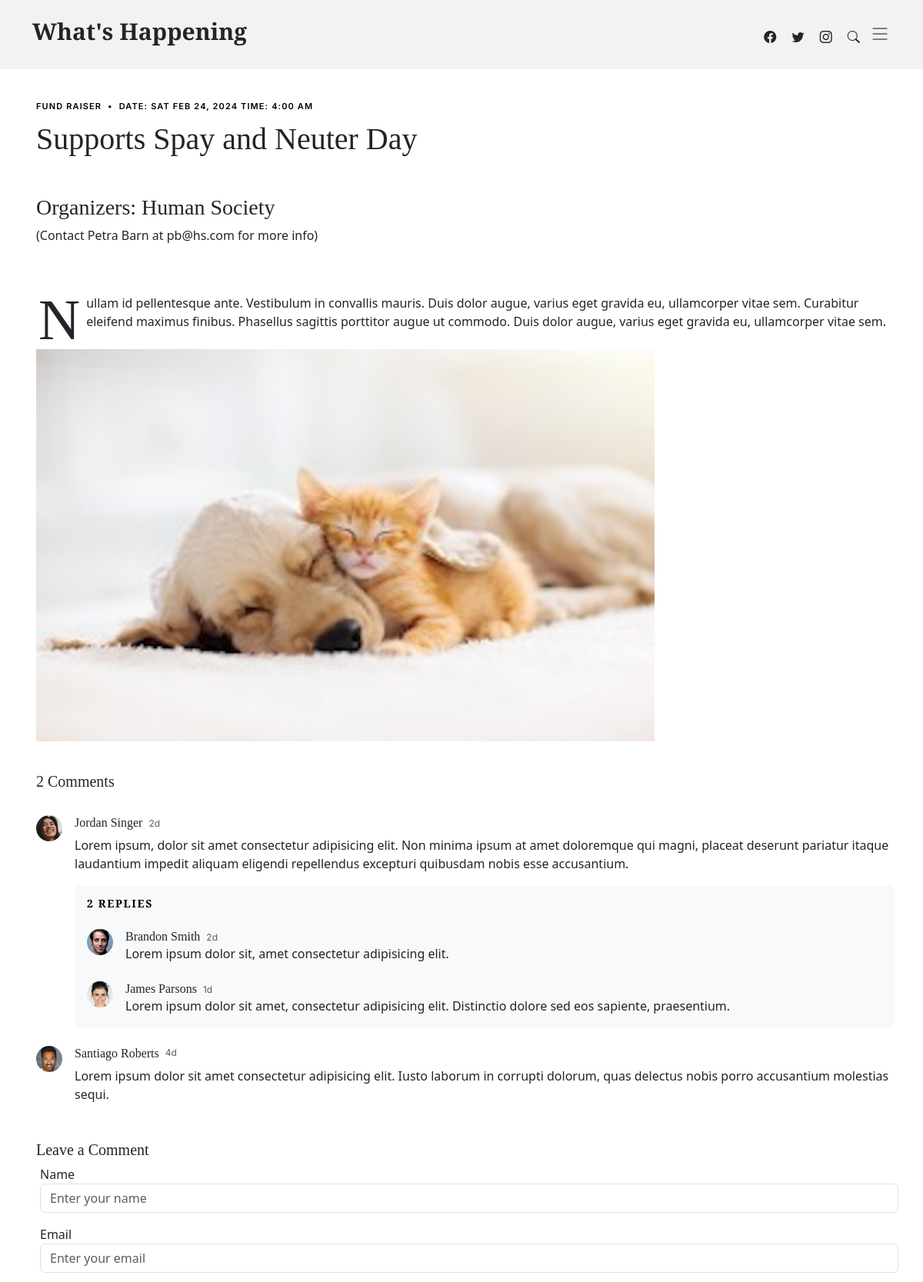
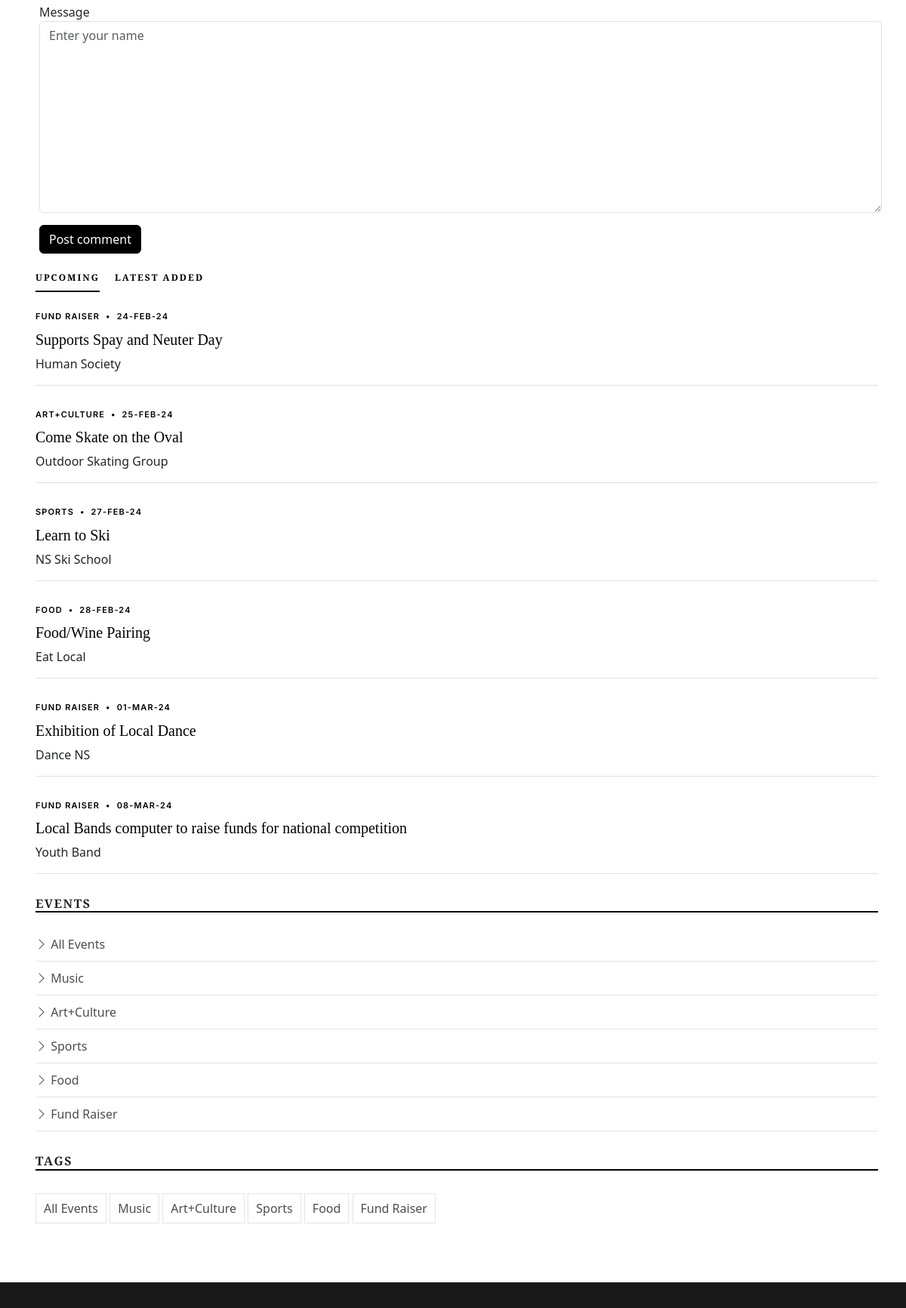
Screenshot of /single-post.php?type=15 (upper part) with the database file from the repository (2 pictures, top to bottom).
### tables this page shows
CREATE TABLE `Events` (
  `EventID` int(11) NOT NULL,
  `EventTypeID` int(11) NOT NULL,
  `GroupID` int(11) NOT NULL,
  `EventDate` timestamp NOT NULL DEFAULT CURRENT_TIMESTAMP,
  `SubmitDate` timestamp NOT NULL DEFAULT CURRENT_TIMESTAMP,
  `EventTitle` varchar(100) NOT NULL,
  `EventImage` varchar(50) NOT NULL,
  `EventDesc` text NOT NULL
);

CREATE TABLE `EventTypes` (
  `EventTypeID` int(11) NOT NULL,
  `TypeName` varchar(100) NOT NULL
);

CREATE TABLE `Groups` (
  `GroupID` int(11) NOT NULL,
  `GroupName` varchar(100) NOT NULL,
  `GroupImage` varchar(50) NOT NULL,
  `GroupType` varchar(100) NOT NULL,
  `GroupDesc` text NOT NULL,
  `ContactName` varchar(255) NOT NULL,
  `ContactEmail` varchar(255) NOT NULL
);

### single-post.php (the view, shortened to what this page needs)
<!DOCTYPE html>
<html lang="en">
<head>
  <link href="assets/vendor/bootstrap/css/bootstrap.min.css" rel="stylesheet">
  <link href="assets/vendor/bootstrap-icons/bootstrap-icons.css" rel="stylesheet">
  <link href="assets/vendor/swiper/swiper-bundle.min.css" rel="stylesheet">
  <link href="assets/vendor/glightbox/css/glightbox.min.css" rel="stylesheet">
  <link href="assets/vendor/aos/aos.css" rel="stylesheet">
  <link href="assets/css/variables.css" rel="stylesheet">
  <link href="assets/css/main.css" rel="stylesheet">
</head>
<body>
   <header id="header" class="header d-flex align-items-center fixed-top">
    <div class="container-fluid container-xl d-flex align-items-center justify-content-between">
      <a href="index.php" class="logo d-flex align-items-center">
        <h1>What's Happening</h1>
      </a>
      <div class="position-relative">
        <a href="#" class="mx-2"><span class="bi-facebook"></span></a>
        <a href="#" class="mx-2"><span class="bi-twitter"></span></a>
        <a href="#" class="mx-2"><span class="bi-instagram"></span></a>
        <a href="#" class="mx-2 js-search-open"><span class="bi-search"></span></a>
        <i class="bi bi-list mobile-nav-toggle"></i>
      </div>
    </div>
  </header>
  <main id="main">
    <section class="single-post-content">
      <div class="container">
        <div class="row">
          <div class="col-md-9 post-content" data-aos="fade-up">
            <?php
              include 'serverlogin.php';
              $conn = new mysqli($db_hostname, $db_username, $db_password, $db_database);
              if(isset($_GET['type'])) {
                  $eventID = $_GET['type'];
                  $sql = "SELECT Events.EventID, Events.EventTypeID, Events.GroupID, Events.EventDate, Events.EventTitle, Events.EventImage, Events.EventDesc, EventTypes.TypeName, Groups.GroupName, Groups.ContactName, Groups.ContactEmail
                          FROM Events
                          INNER JOIN EventTypes ON Events.EventTypeID = EventTypes.EventTypeID
                          INNER JOIN whats_happening.Groups ON Events.GroupID = whats_happening.Groups.GroupID
                          WHERE Events.EventID = $eventID";
                  $result = $conn->query($sql);
                  if ($result->num_rows > 0) {
                    while($row = $result->fetch_assoc()){
                      $string1=substr($row["EventDesc"],0,1);
                      $string2=substr($row["EventDesc"],1,strlen($row["EventDesc"]));
                      $eventDateTime = date_create($row["EventDate"]);
                      $formattedDate = date_format($eventDateTime, "D M j, Y");
                      $formattedTime = date_format($eventDateTime, "g:i A");
                      echo <<<DIVBLOCK
                          <div class="single-post">
                          <div class="post-meta"><span class="date">{$row["TypeName"]}</span> <span class="mx-1">&bullet;</span> <span>DATE: $formattedDate TIME: $formattedTime</span></div>
                          <h1 class="mb-5">{$row["EventTitle"]}</h1>
                          <p><h3>Organizers: {$row["GroupName"]}</h3>
                          <h3></h3>(Contact {$row["ContactName"]} at {$row["ContactEmail"]} for more info)</p><br><br>
                          <p><span class="firstcharacter">{$string1}</span>{$string2} <br><br>
                          <img src={$row["EventImage"]} height="510" width=""1992.450 alt="" class="me-4 thumbnail"></p>
                          </div>
                      DIVBLOCK;
                    }
                  }
                }
            ?>
            <div class="comments">
              <h5 class="comment-title py-4">2 Comments</h5>
              <div class="comment d-flex mb-4">
                <div class="flex-shrink-0">
                  <div class="avatar avatar-sm rounded-circle">
                    <img class="avatar-img" src="assets/img/person-5.jpg" alt="" class="img-fluid">
                  </div>
                </div>
                <div class="flex-grow-1 ms-2 ms-sm-3">
                  <div class="comment-meta d-flex align-items-baseline">
                    <h6 class="me-2">Jordan Singer</h6>
                    <span class="text-muted">2d</span>
                  </div>
                  <div class="comment-body">
                    Lorem ipsum, dolor sit amet consectetur adipisicing elit. Non minima ipsum at amet doloremque qui magni, placeat deserunt pariatur itaque laudantium impedit aliquam eligendi repellendus excepturi quibusdam nobis esse accusantium.
                  </div>
                  <div class="comment-replies bg-light p-3 mt-3 rounded">
                    <h6 class="comment-replies-title mb-4 text-muted text-uppercase">2 replies</h6>
                    <div class="reply d-flex mb-4">
                      <div class="flex-shrink-0">
                        <div class="avatar avatar-sm rounded-circle">
                          <img class="avatar-img" src="assets/img/person-4.jpg" alt="" class="img-fluid">
                        </div>
                      </div>
                      <div class="flex-grow-1 ms-2 ms-sm-3">
                        <div class="reply-meta d-flex align-items-baseline">
                          <h6 class="mb-0 me-2">Brandon Smith</h6>
                          <span class="text-muted">2d</span>
                        </div>
                        <div class="reply-body">
                          Lorem ipsum dolor sit, amet consectetur adipisicing elit.
                        </div>
                      </div>
                    </div>
                    <div class="reply d-flex">
                      <div class="flex-shrink-0">
                        <div class="avatar avatar-sm rounded-circle">
                          <img class="avatar-img" src="assets/img/person-3.jpg" alt="" class="img-fluid">
                        </div>
                      </div>
                      <div class="flex-grow-1 ms-2 ms-sm-3">
                        <div class="reply-meta d-flex align-items-baseline">
                          <h6 class="mb-0 me-2">James Parsons</h6>
                          <span class="text-muted">1d</span>
                        </div>
                        <div class="reply-body">
                          Lorem ipsum dolor sit amet, consectetur adipisicing elit. Distinctio dolore sed eos sapiente, praesentium.
                        </div>
                      </div>
                    </div>
                  </div>
                </div>
              </div>
              <div class="comment d-flex">
                <div class="flex-shrink-0">
                  <div class="avatar avatar-sm rounded-circle">
                    <img class="avatar-img" src="assets/img/person-2.jpg" alt="" class="img-fluid">
                  </div>
                </div>
                <div class="flex-shrink-1 ms-2 ms-sm-3">
                  <div class="comment-meta d-flex">
                    <h6 class="me-2">Santiago Roberts</h6>
                    <span class="text-muted">4d</span>
                  </div>
                  <div class="comment-body">
                    Lorem ipsum dolor sit amet consectetur adipisicing elit. Iusto laborum in corrupti dolorum, quas delectus nobis porro accusantium molestias sequi.
                  </div>
                </div>
              </div>
            </div>
            <div class="row justify-content-center mt-5">
              <div class="col-lg-12">
                <h5 class="comment-title">Leave a Comment</h5>
                <div class="row">
                  <div class="col-lg-6 mb-3">
                    <label for="comment-name">Name</label>
                    <input type="text" class="form-control" id="comment-name" placeholder="Enter your name">
                  </div>
                  <div class="col-lg-6 mb-3">
                    <label for="comment-email">Email</label>
                    <input type="text" class="form-control" id="comment-email" placeholder="Enter your email">
                  </div>
                  <div class="col-12 mb-3">
                    <label for="comment-message">Message</label>
                    <textarea class="form-control" id="comment-message" placeholder="Enter your name" cols="30" rows="10"></textarea>
                  </div>
                  <div class="col-12">
                    <input type="submit" class="btn btn-primary" value="Post comment">
                  </div>
                </div>
              </div>
            </div>
          </div>
          <div class="col-md-3">
            <div class="aside-block">
              <ul class="nav nav-pills custom-tab-nav mb-4" id="pills-tab" role="tablist">
                <li class="nav-item" role="presentation">
                  <button class="nav-link active" id="pills-popular-tab" data-bs-toggle="pill" data-bs-target="#pills-popular" type="button" role="tab" aria-controls="pills-popular" aria-selected="true">UPCOMING</button>
                </li>
                <li class="nav-item" role="presentation">
                  <button class="nav-link" id="pills-trending-tab" data-bs-toggle="pill" data-bs-target="#pills-trending" type="button" role="tab" aria-controls="pills-trending" aria-selected="false">LATEST ADDED</button>
                </li>
              </ul>
              <div class="tab-content" id="pills-tabContent">
                <?php
                  include 'serverlogin.php';
                $conn = new mysqli($db_hostname, $db_username, $db_password, $db_database);
                    $sql = "SELECT  Events.EventID, Events.EventDate, Events.EventTitle, EventTypes.TypeName, Groups.GroupName
                            FROM Events
                            INNER JOIN EventTypes ON Events.EventTypeID = EventTypes.EventTypeID
                            INNER JOIN whats_happening.Groups ON Events.GroupID = whats_happening.Groups.GroupID
                            ORDER BY EventDate ASC;";
                    $result = $conn->query($sql);
                    if ($result->num_rows > 0) {
                      echo "<div class=\"tab-pane fade show active\" id=\"pills-popular\" role=\"tabpanel\" aria-labelledby=\"pills-popular-tab\">";
                      while($row = $result->fetch_assoc()){
                        $eventDateTime = date_create($row["EventDate"]);
                        $formattedDate = date_format($eventDateTime, "d-M-y");
                        echo <<<DIVBLOCK
                          <div class="post-entry-1 border-bottom">
                            <div class="post-meta"><span class="date">{$row["TypeName"]}</span> <span class="mx-1">&bullet;</span> <span>{$formattedDate}</span></div>
                            <h2 class="mb-2"><a href="single-post.php?type={$row["EventID"]}">{$row["EventTitle"]}</a></h2>
                            <span class="author mb-3 d-block">{$row["GroupName"]}</span>
                          </div>
                        DIVBLOCK;
                      }
                      echo "</div>";
                    }
              ?>
            <div class="aside-block">
              <h3 class="aside-title">Events</h3>
              <ul class="aside-links list-unstyled">
                <li><a href="events.php"><i class="bi bi-chevron-right"></i> All Events</a></li>
                <li><a href="events.php"><i class="bi bi-chevron-right"></i> Music</a></li>
                <li><a href="events.php"><i class="bi bi-chevron-right"></i> Art+Culture</a></li>
                <li><a href="events.php"><i class="bi bi-chevron-right"></i> Sports</a></li>
                <li><a href="events.php"><i class="bi bi-chevron-right"></i> Food</a></li>
                <li><a href="events.php"><i class="bi bi-chevron-right"></i> Fund Raiser</a></li>
              </ul>
            </div>
            <div class="aside-block">
              <h3 class="aside-title">Tags</h3>
              <ul class="aside-tags list-unstyled">
              <li><a id="all" href="events.php?type=All">All Events</a></li>
              <li><a id="music" href="events.php?type=Music">Music</a></li>
              <li><a id="artCulture" href="events.php?type=Art">Art+Culture</a></li>
              <li><a id="sports" href="events.php?type=Sports">Sports</a></li>
              <li><a id="food" href="events.php?type=Food">Food</a></li>
              <li><a id="funds" href="events.php?type=Fund Raiser">Fund Raiser</a></li>
              </ul>
            </div>
          </div>
        </div>
      </div>
    </section>
  </main>
  <footer id="footer" class="footer">
    <div class="footer-content">
      <div class="container">
        <div class="row g-5">
        </div>
      </div>
    </div>
</body>
</html>

### assets/css/variables.css (style rules this page uses)
:root { --font-default: 'EB Garamond', system-ui, -apple-system, "Segoe UI", Roboto, "Helvetica Neue", Arial, "Noto Sans", "Liberation Sans", sans-serif, "Apple Color Emoji", "Segoe UI Emoji", "Segoe UI Symbol", "Noto Color Emoji"; --font-primary: 'EB Garamond', serif; --font-secondary: 'Inter', sans-serif; --color-default: #212529; --color-default-rgb: 33, 37, 41; --color-links: #212529; --color-links-hover: #15171a; --color-primary: #212529; --color-primary-light: #26282c; --color-primary-dark: #0b0c0e; --color-primary-rgb: 33, 37, 41; --color-primary-light-rgb: 38, 40, 44; --color-primary-dark-rgb: 11, 12, 14; --color-secondary: #596d80; --color-secondary-light: #8498aa; --color-secondary-dark: #404f5c; --color-secondary-rgb: 89, 109, 128; --color-secondary-light-rgb: 132, 152, 170; --color-secondary-dark-rgb: 64, 79, 92; --color-blue: #0d6efd; --color-blue-rgb: 13, 110, 253; --color-indigo: #6610f2; --color-indigo-rgb: 102, 16, 242; --color-purple: #6f42c1; --color-purple-rgb: 111, 66, 193; --color-pink: #f3268c; --color-pink-rgb: 243, 38, 140; --color-red: #df1529; --color-red-rgb: 223, 21, 4; --color-orange: #fd7e14; --color-orange-rgb: 253, 126, 20; --color-yellow: #ffc107; --color-yellow-rgb: 255, 193, 7; --color-green: #059652; --color-green-rgb: 5, 150, 82; --color-teal: #20c997; --color-teal-rgb: 32, 201, 151; --color-cyan: #0dcaf0; --color-cyan-rgb: 13, 202, 240; --color-white: #ffffff; --color-white-rgb: 255, 255, 255; --color-gray: #6c757d; --color-gray-rgb: 108, 117, 125; --color-black: #000000; --color-black-rgb: 0, 0, 0; }
:root { --bs-blue: var(--color-blue); --bs-indigo: var(--color-indigo); --bs-purple: var(--color-purple); --bs-pink: var(--color-pink); --bs-red: var(--color-red); --bs-orange: var(--color-orange); --bs-yellow: var(--color-yellow); --bs-green: var(--color-green); --bs-teal: var(--color-teal); --bs-cyan: var(--color-cyan); --bs-white: var(--color-white); --bs-gray: var(--color-gray); --bs-gray-dark: #343a40; --bs-gray-100: #f8f9fa; --bs-gray-200: #e9ecef; --bs-gray-300: #dee2e6; --bs-gray-400: #ced4da; --bs-gray-500: #adb5bd; --bs-gray-600: #6c757d; --bs-gray-700: #495057; --bs-gray-800: #343a40; --bs-gray-900: #212529; --bs-primary: var(--color-blue); --bs-secondary: var(--color-blue); --bs-success: #198754; --bs-info: #0dcaf0; --bs-warning: #ffc107; --bs-danger: #dc3545; --bs-light: #f8f9fa; --bs-dark: #212529; --bs-primary-rgb: var(--color-primary-rgb); --bs-secondary-rgb: var(--color-secondary-rgb); --bs-success-rgb: 25, 135, 84; --bs-info-rgb: 13, 202, 240; --bs-warning-rgb: 255, 193, 7; --bs-danger-rgb: 220, 53, 69; --bs-light-rgb: 248, 249, 250; --bs-dark-rgb: 33, 37, 41; --bs-white-rgb: var(--color-white-rgb); --bs-black-rgb: var(--color-black-rgb); --bs-body-color-rgb: var(--color-default-rgb); --bs-body-bg-rgb: 255, 255, 255; --bs-font-sans-serif: var(--font-default); --bs-font-monospace: SFMono-Regular, Menlo, Monaco, Consolas, "Liberation Mono", "Courier New", monospace; --bs-gradient: linear-gradient(180deg, rgba(255, 255, 255, 0.15), rgba(255, 255, 255, 0)); --bs-body-font-family: var(--font-default); --bs-body-font-size: 1rem; --bs-body-font-weight: 400; --bs-body-line-height: 1.5; --bs-body-color: var(--color-default); --bs-body-bg: #fff; }

### rows the page displays
events: EventTypeID.TypeName "FUND RAISER", EventDate "SAT FEB 24, 2024", EventDate "4:00 AM", EventTitle "Supports Spay and Neuter Day", GroupID.GroupName "Human Society", GroupID.ContactName "Petra Barn", GroupID.ContactEmail "pb@hs.com", EventDesc "N", EventDesc "ullam id pellentesque ante. Vestibulum in convallis mauris. Duis dolor augue, varius eget gravida eu, ullamcorper vitae sem. Curabitur eleifend maximus finibus. Phasellus sagittis porttitor augue ut commodo. Duis dolor augue, varius eget gravida eu, ullamcorper vitae sem.", EventImage (picture), EventDate "24-FEB-24"
events: EventTypeID.TypeName "ART+CULTURE", EventDate "25-FEB-24", EventTitle "Come Skate on the Oval", GroupID.GroupName "Outdoor Skating Group"
events: EventTypeID.TypeName "SPORTS", EventDate "27-FEB-24", EventTitle "Learn to Ski", GroupID.GroupName "NS Ski School"
events: EventTypeID.TypeName "FOOD", EventDate "28-FEB-24", EventTitle "Food/Wine Pairing", GroupID.GroupName "Eat Local"
events: EventTypeID.TypeName "FUND RAISER", EventDate "01-MAR-24", EventTitle "Exhibition of Local Dance", GroupID.GroupName "Dance NS"
events: EventTypeID.TypeName "FUND RAISER", EventDate "08-MAR-24", EventTitle "Local Bands computer to raise funds for national competition", GroupID.GroupName "Youth Band"
